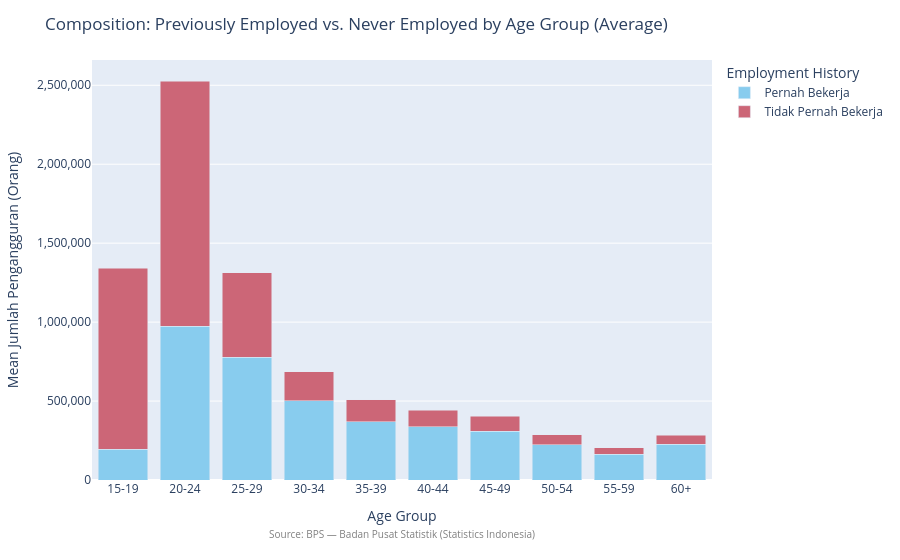

Notebook code cell kept with this figure:
### Markdown cell above
### Chart 4: Pernah vs. Tidak Pernah Bekerja Composition by Age Group

**Why:** A stacked bar chart averaged across all periods reveals whether youth cohorts skew
toward first-time job seekers (`Tidak Pernah Bekerja`) while older cohorts skew toward
displaced workers (`Pernah Bekerja`). This compositional view informs whether unemployment
policy should target re-employment programs (for older displaced cohorts) or entry-level
job creation and vocational training (for younger never-employed cohorts).

### Code cell
comp = df.groupby('age_group', observed=True)[['pernah_bekerja', 'tidak_pernah_bekerja']].mean().reset_index()
comp['age_group'] = comp['age_group'].astype(str)
comp_melt = comp.melt(id_vars='age_group', var_name='category', value_name='mean_count')
label_map = {'pernah_bekerja': 'Pernah Bekerja', 'tidak_pernah_bekerja': 'Tidak Pernah Bekerja'}
comp_melt['category'] = comp_melt['category'].map(label_map)

fig4 = px.bar(
    comp_melt,
    x='age_group',
    y='mean_count',
    color='category',
    barmode='stack',
    category_orders={'age_group': AGE_GROUP_ORDER},
    color_discrete_sequence=PLOTLY_COLORS[:2],
)
fig4.update_layout(
    title='Composition: Previously Employed vs. Never Employed by Age Group (Average)',
    xaxis_title='Age Group',
    yaxis_title='Mean Jumlah Pengangguran (Orang)',
    legend_title='Employment History',
    yaxis_tickformat=',',
    annotations=[{'text': SOURCE_NOTE, 'xref': 'paper', 'yref': 'paper',
                  'x': 0.5, 'y': -0.15, 'showarrow': False, 'font': {'size': 10, 'color': 'gray'}}],
)
fig4.write_html(str(OUTPUTS_DIR / 'composition_by_age.html'))
fig4.show()

### Figure 1 — Plotly figure (JSON) as saved in the notebook; plotly's stock layout.template omitted (floating-point values rounded to 4 significant figures)
{"data": [{"hovertemplate": "category=Pernah Bekerja<br>age_group=%{x}<br>mean_count=%{y}<extra></extra>", "legendgroup": "Pernah Bekerja", "marker": {"color": "rgb(136, 204, 238)", "pattern": {"shape": ""}}, "name": "Pernah Bekerja", "orientation": "v", "showlegend": true, "textposition": "auto", "type": "bar", "x": ["15-19", "20-24", "25-29", "30-34", "35-39", "40-44", "45-49", "50-54", "55-59", "60+"], "xaxis": "x", "y": [194500.0, 973400.0, 776800.0, 502600.0, 370200.0, 337800.0, 308700.0, 223400.0, 163000.0, 225000.0], "yaxis": "y"}, {"hovertemplate": "category=Tidak Pernah Bekerja<br>age_group=%{x}<br>mean_count=%{y}<extra></extra>", "legendgroup": "Tidak Pernah Bekerja", "marker": {"color": "rgb(204, 102, 119)", "pattern": {"shape": ""}}, "name": "Tidak Pernah Bekerja", "orientation": "v", "showlegend": true, "textposition": "auto", "type": "bar", "x": ["15-19", "20-24", "25-29", "30-34", "35-39", "40-44", "45-49", "50-54", "55-59", "60+"], "xaxis": "x", "y": [1147000.0, 1554000.0, 534800.0, 184500.0, 136800.0, 103000.0, 94990.0, 64300.0, 40040.0, 57200.0], "yaxis": "y"}], "layout": {"annotations": [{"font": {"color": "gray", "size": 10}, "showarrow": false, "text": "Source: BPS — Badan Pusat Statistik (Statistics Indonesia)", "x": 0.5, "xref": "paper", "y": -0.15, "yref": "paper"}], "barmode": "stack", "legend": {"title": {"text": "Employment History"}, "tracegroupgap": 0}, "margin": {"t": 60}, "title": {"text": "Composition: Previously Employed vs. Never Employed by Age Group (Average)"}, "xaxis": {"anchor": "y", "categoryarray": ["15-19", "20-24", "25-29", "30-34", "35-39", "40-44", "45-49", "50-54", "55-59", "60+"], "categoryorder": "array", "domain": [0, 1], "title": {"text": "Age Group"}}, "yaxis": {"anchor": "x", "domain": [0, 1], "tickformat": ",", "title": {"text": "Mean Jumlah Pengangguran (Orang)"}}}}
